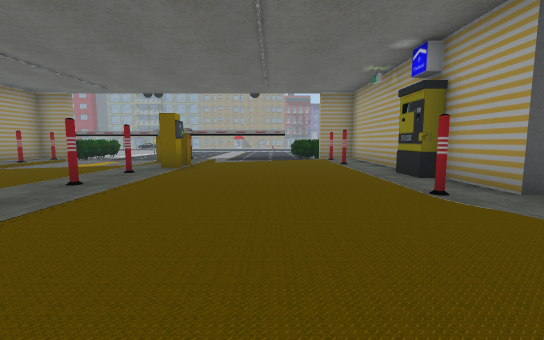
view 1 (above)

20 first-person views from a walk through a scene from a Unity 3-D project. The camera is 1.4 m above the floor, tilts 6° down and sees 90° across. Doors are open. The floor is counted in squares, 2 m on a side. Each view is taken from the middle of a square. On the plan, view 1 faces up. The plan holds only what a view shows up to about 9 squares ahead; the rest is blank. The place goes on beyond the plan. The player is left out. Some surface patterns are stand-ins.

view 2
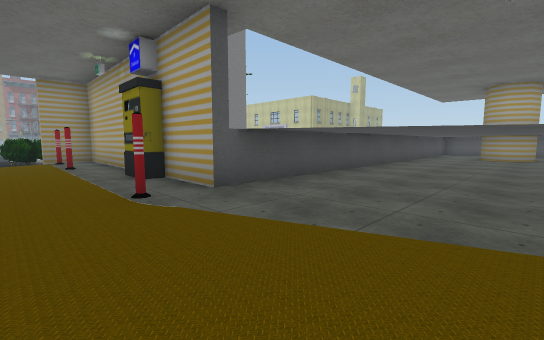

view 3
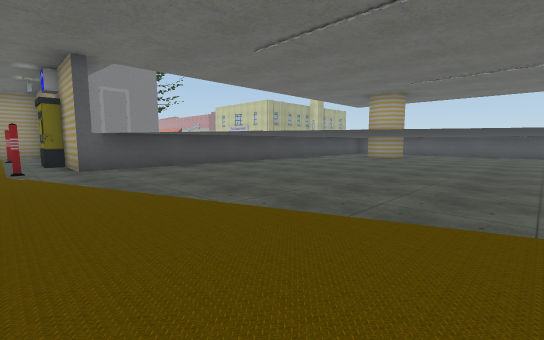

view 4
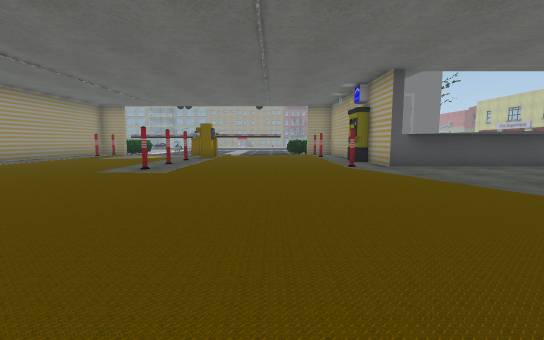

view 5
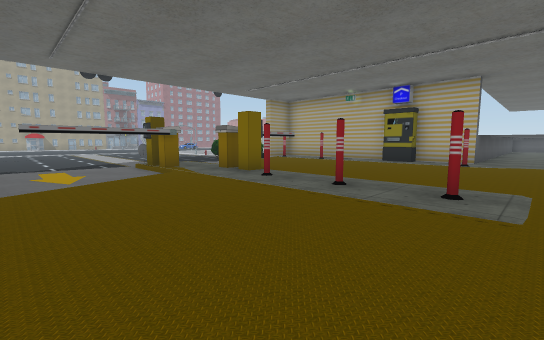

view 6
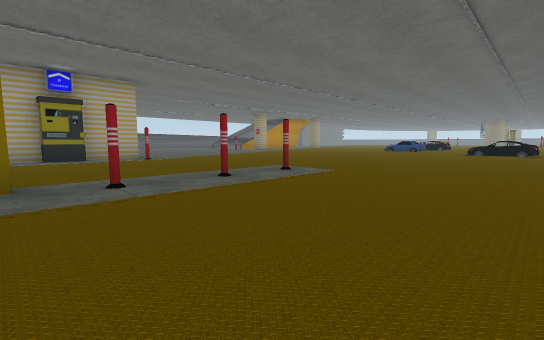

view 7
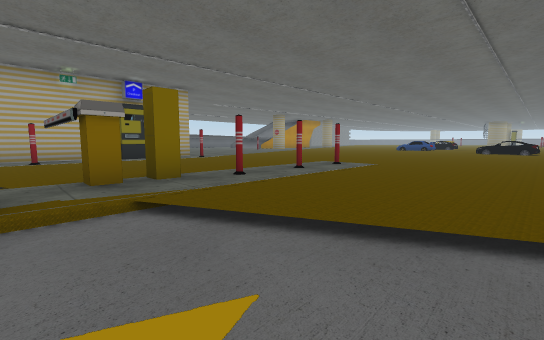

view 8
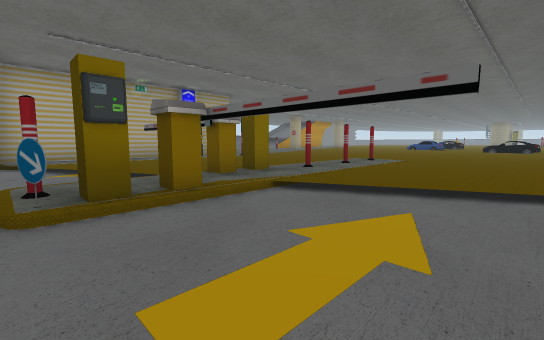

view 9
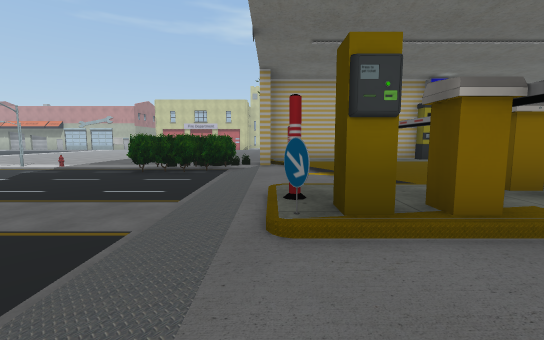

view 10
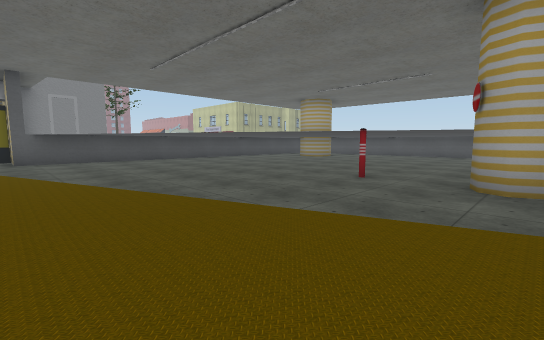

view 11
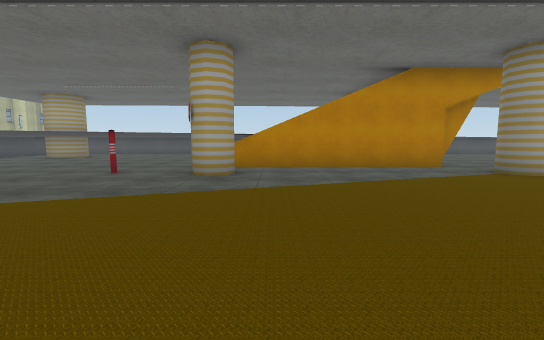

view 12
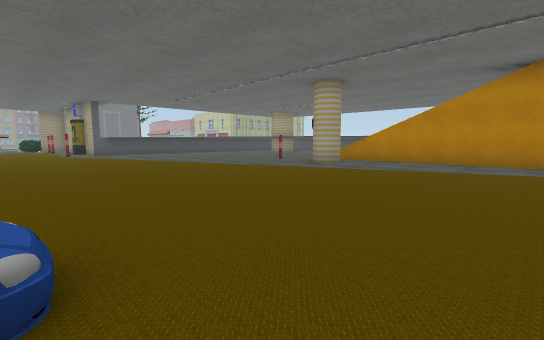

view 13
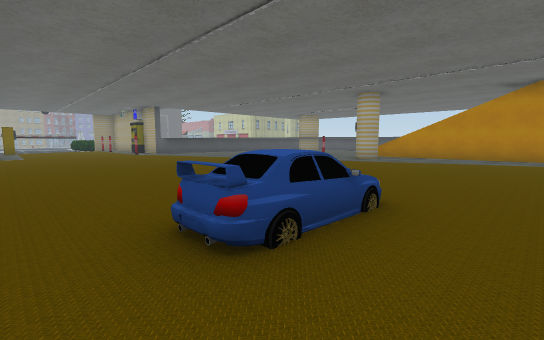

view 14
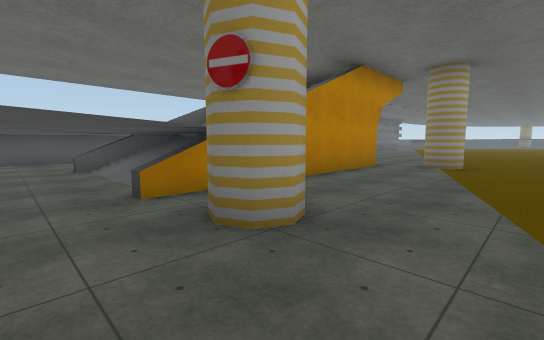

view 15
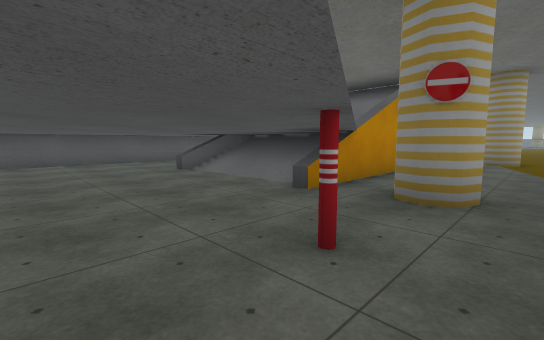

view 16
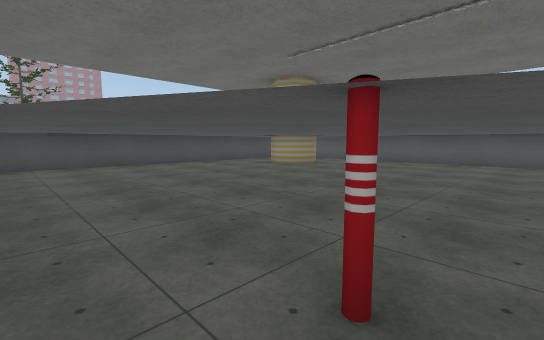

view 17
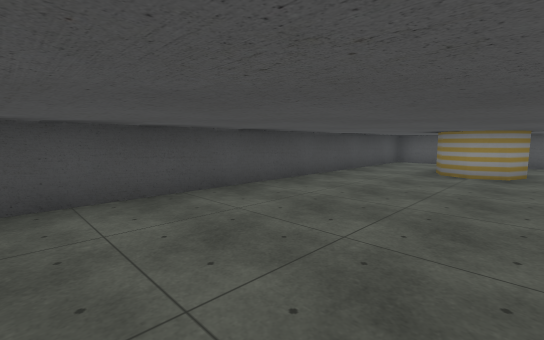

view 18
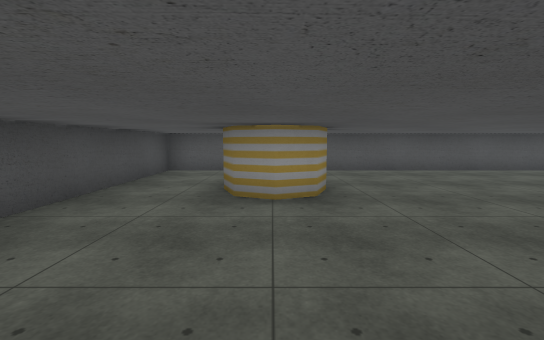

view 19
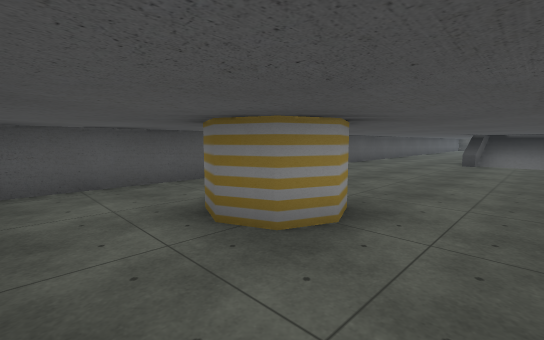

view 20
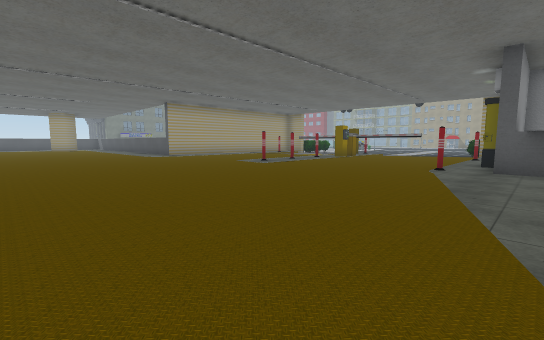

### Floor plan
Key: @ floor where view 1 was taken; # wall or solid block; x gap in a wall; . main floor; - floor 0.25 m lower than the main floor; : floor 0.5 m higher than the main floor; _ floor 0.5 m lower than the main floor; / step, stairs or slope; D open door; ^ raised ledge; P pole; S streetlight; B bush; O other object.
Columns run from 7 left of view 1 to 17 right of it. Each row starts with its distance up from view 1.
 19          _S
 18         __
 17        ___
 16       ____
 15      ___BO
 14 __  _____B
 13 ________BO
 12   ///////B
 11 ---#P--//###
 10 ---x.--/.P.#
  9 ---/./.....#
  8 ---/#....PD#
  7 //..x.....D
  6 ....P.....#
  5 ..........##
  4 ....P....P.########   ###
  3 ....P...................#
  2 ........................#
  1 .....................#..#
  0 .......@................#
 -1 ........................#
 -2 ........................#
 -3 ........................#
 -4 ...............P........#
 -5     ....................#
 -6     .............#...#..#
 -7     ...........#.#^^^#  #
 -8     .............#^^^
 -9     .............#
-10     .OO:.........#
-11     .............#
-12     .............#

Where each view was taken, in squares from view 1:
view 1: 0 up, 0 right, facing up
view 2: 0 up, 1 right, facing up-right
view 3: 4 down, 2 right, facing up-right
view 4: 4 down, 0 right, facing up
view 5: 2 up, 7 left, facing up-right
view 6: 7 up, 7 left, facing down-right
view 7: 9 up, 7 left, facing down-right
view 8: 11 up, 7 left, facing down-right
view 9: 11 up, 6 left, facing right
view 10: 7 down, 3 right, facing up-right
view 11: 8 down, 2 right, facing right
view 12: 12 down, 0 right, facing up-right
view 13: 12 down, 3 left, facing up-right
view 14: 5 down, 6 right, facing down-right
view 15: 3 down, 7 right, facing down-right
view 16: 5 down, 7 right, facing up-right
view 17: 0 up, 7 right, facing up-right
view 18: 1 up, 10 right, facing right
view 19: 3 up, 12 right, facing down-right
view 20: 4 down, 4 right, facing up-left
